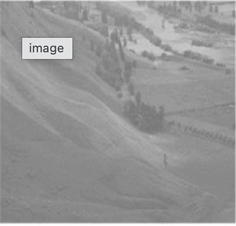
#> input picture Fifth lab/Screenshot 2025-11-18 at 3.10.56 PM.png, 236 x 226 px, shrunk from 424 x 406 before the run, found by its file name
$ python histogram_matching.py
#> lines starting #> are read from the running program, lines starting #| are printed output that depends on the picture

import cv2
import numpy as np
import matplotlib.pyplot as plt
import sys

def create_bimodal_gaussian_histogram(m1, s1, m2, s2, weight1=0.5, weight2=0.5):
    """Creates a bimodal gaussian distribution to be used as the target histogram."""
    x = np.arange(256)
    g1 = np.exp(-((x - m1)**2) / (2 * s1**2))
    g2 = np.exp(-((x - m2)**2) / (2 * s2**2))
    target_hist = weight1 * g1 + weight2 * g2
    # Normalize to create a probability distribution
    if target_hist.sum() > 0:
        target_hist /= target_hist.sum()
    return target_hist

def histogram_matching(src_img, target_hist):
    """Matches the histogram of a source image to a target histogram."""
    # Calculate histogram and CDF of the source image
    src_hist, _ = np.histogram(src_img.flatten(), 256, [0,256])
#> src_hist = 256 values, max 3245 at index 136, min 0 at index 0, mean 208.3
    src_cdf = src_hist.cumsum()
#> src_cdf = 256 values from 0 to 53336
    src_cdf_normalized = src_cdf * src_hist.max() / src_cdf.max() # for display
#> src_cdf_normalized = 256 values from 0 to 3245

    # Calculate CDF of the target histogram
    target_cdf = target_hist.cumsum()

    # Create a lookup table (LUT) to map pixel values
    lut = np.zeros(256, dtype=np.uint8)
    g_j = 0
    for g_i in range(256):
        # Find the target pixel value g_j that corresponds to the source pixel value g_i
        while g_j < 255 and src_cdf[g_i] > target_cdf.sum() * src_cdf.max() / target_cdf.max() * target_cdf[g_j]:
             g_j += 1
        lut[g_i] = g_j


    # Apply the LUT to the source image
    matched_img = cv2.LUT(src_img, lut)
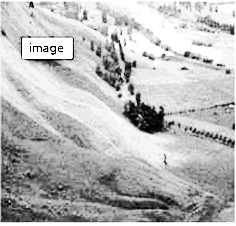
#> matched_img: shape (226, 236); min 0, max 26, mean 18.8; drawn with min black and max white
    return matched_img

def main():
    # Load the source image in grayscale
    src_path = '/Volumes/Blankspace/DIP and Robot Vision Lab/Fifth lab/Screenshot 2025-11-18 at 3.10.56 PM.png'
    src_img = cv2.imread(src_path, cv2.IMREAD_GRAYSCALE)

    if src_img is None:
        print(f"Error: Could not load image at {src_path}")
        sys.exit(1)

    # 1. Create the target bimodal histogram.
    # These parameters are chosen to create a bimodal distribution based on the example image.
    # You can adjust these values to change the shape of the target histogram.
    mean1, std1 = 80, 25
    mean2, std2 = 170, 25
    target_hist_dist = create_bimodal_gaussian_histogram(mean1, std1, mean2, std2)

    # 2. Perform histogram matching
    output_img = histogram_matching(src_img, target_hist_dist)

    # 3. Save the output image
    output_path = '/Volumes/Blankspace/DIP and Robot Vision Lab/Fifth lab/screenshot_transformed.png'
    cv2.imwrite(output_path, output_img)

    # 4. Generate and save comparison plots
    src_hist_plot = cv2.calcHist([src_img], [0], None, [256], [0, 256])
#> src_hist_plot has the same summary as src_hist in histogram_matching
    output_hist_plot = cv2.calcHist([output_img], [0], None, [256], [0, 256])
#> output_hist_plot = 256 values, max 5430 at index 24, min 0 at index 11, mean 208.3

    plt.figure(figsize=(18, 12))

    # Original Image
    plt.subplot(2, 3, 1)
    plt.imshow(src_img, cmap='gray')
    plt.title('Original Image')
    plt.axis('off')

    # Transformed Image
    plt.subplot(2, 3, 2)
    plt.imshow(output_img, cmap='gray')
    plt.title('Transformed Image')
    plt.axis('off')

    # Bimodal Guass image
    bimodal_guass_path = '/Volumes/Blankspace/DIP and Robot Vision Lab/Fifth lab/bimodal_guass.jpg'
    bimodal_guass_img = cv2.imread(bimodal_guass_path)
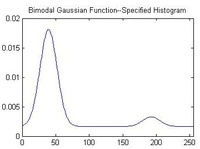
#> input picture Fifth lab/bimodal_guass.jpg, 200 x 149 px, shrunk from 360 x 268 before the run, found by its file name
#> bimodal_guass_img is the input picture: shape (149, 200, 3); mean B, G, R 245.8, 245.7, 245.8
    plt.subplot(2, 3, 3)
    plt.imshow(cv2.cvtColor(bimodal_guass_img, cv2.COLOR_BGR2RGB))
    plt.title('Target Histogram Shape')
    plt.axis('off')

    # Original Histogram
    plt.subplot(2, 3, 4)
    plt.title('Original Histogram')
    plt.plot(src_hist_plot, color='b')
    plt.xlim([0, 256])

    # Target Histogram
    plt.subplot(2, 3, 5)
    plt.title('Target Bimodal Histogram')
    # Scale for visual comparison
    plt.plot(target_hist_dist * src_hist_plot.max() / target_hist_dist.max(), color='r')
    plt.xlim([0, 256])

    # Resulting Histogram
    plt.subplot(2, 3, 6)
    plt.title('Resulting Histogram')
    plt.plot(output_hist_plot, color='g')
    plt.xlim([0, 256])


    plt.tight_layout()
    plot_path = '/Volumes/Blankspace/DIP and Robot Vision Lab/Fifth lab/screenshot_comparison_plot.png'
    plt.savefig(plot_path)
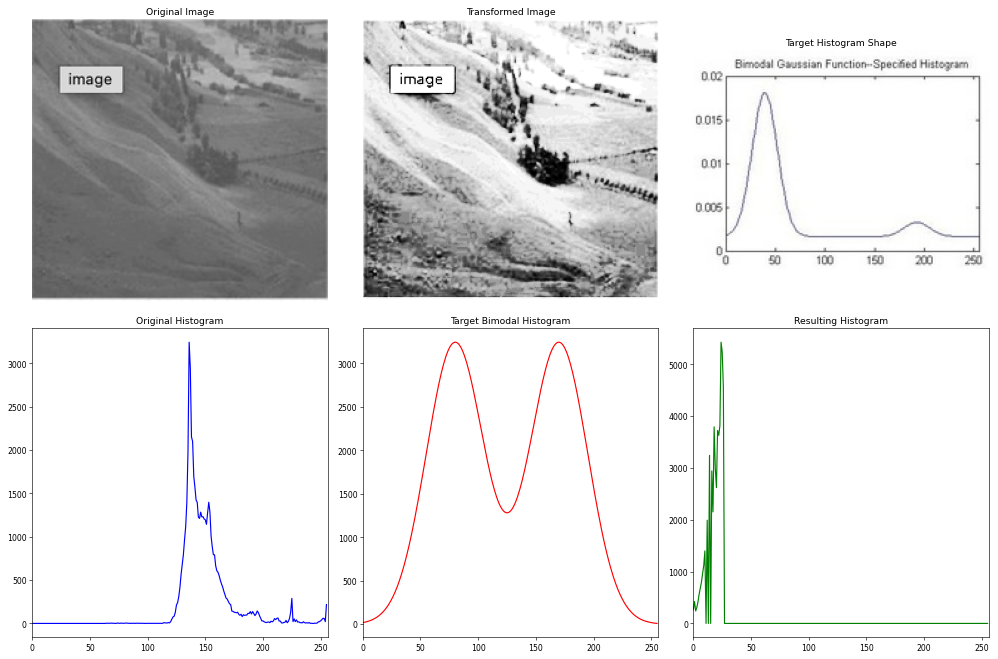
#> figure drawn by matplotlib, 6 panels; panel 4: curve peaks at x = 136, y = 3245; panel 5: curve peaks at x = 80, y = 3245; panel 6: curve peaks at x = 24, y = 5430

    print(f"Transformed image saved to {output_path}")
    print(f"Comparison plot saved to {plot_path}")

if __name__ == "__main__":
    main()
